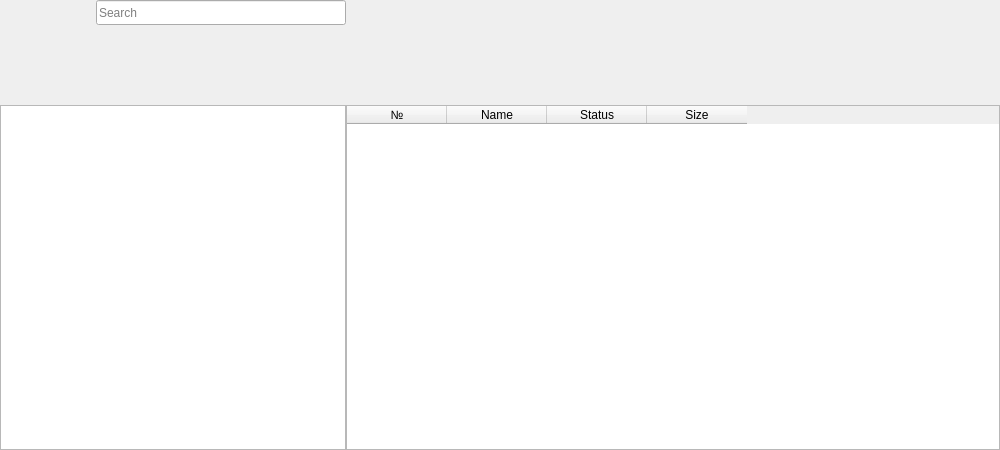
<?xml version="1.0" encoding="UTF-8"?>
<ui version="4.0">
 <class>MainWindow</class>
 <widget class="QMainWindow" name="MainWindow">
  <property name="geometry">
   <rect>
    <x>0</x>
    <y>0</y>
    <width>1000</width>
    <height>450</height>
   </rect>
  </property>
  <property name="baseSize">
   <size>
    <width>1000</width>
    <height>500</height>
   </size>
  </property>
  <property name="windowTitle">
   <string>MainWindow</string>
  </property>
  <widget class="QWidget" name="centralWidget">
   <layout class="QGridLayout" name="gridLayout">
    <property name="leftMargin">
     <number>0</number>
    </property>
    <property name="topMargin">
     <number>0</number>
    </property>
    <property name="rightMargin">
     <number>0</number>
    </property>
    <property name="bottomMargin">
     <number>0</number>
    </property>
    <property name="spacing">
     <number>0</number>
    </property>
    <item row="0" column="0">
     <widget class="QStackedWidget" name="stackedWidget">
      <property name="currentIndex">
       <number>0</number>
      </property>
      <widget class="QWidget" name="MainPage">
       <layout class="QGridLayout" name="gridLayout_5">
        <property name="leftMargin">
         <number>0</number>
        </property>
        <property name="topMargin">
         <number>0</number>
        </property>
        <property name="rightMargin">
         <number>0</number>
        </property>
        <property name="bottomMargin">
         <number>0</number>
        </property>
        <property name="spacing">
         <number>0</number>
        </property>
        <item row="0" column="1">
         <layout class="QGridLayout" name="gridLayout_3">
          <property name="spacing">
           <number>0</number>
          </property>
          <item row="2" column="0" rowspan="3" colspan="4">
           <widget class="QStackedWidget" name="stackedWidgetLeft">
            <property name="currentIndex">
             <number>1</number>
            </property>
            <widget class="QWidget" name="page">
             <layout class="QGridLayout" name="gridLayout_7">
              <property name="leftMargin">
               <number>0</number>
              </property>
              <property name="topMargin">
               <number>0</number>
              </property>
              <property name="rightMargin">
               <number>0</number>
              </property>
              <property name="bottomMargin">
               <number>0</number>
              </property>
              <property name="spacing">
               <number>0</number>
              </property>
              <item row="0" column="0">
               <layout class="QGridLayout" name="gridLayout_6">
                <property name="spacing">
                 <number>0</number>
                </property>
                <item row="0" column="0">
                 <widget class="QTableWidget" name="tableFilters">
                  <property name="verticalScrollBarPolicy">
                   <enum>Qt::ScrollBarAlwaysOff</enum>
                  </property>
                  <property name="horizontalScrollBarPolicy">
                   <enum>Qt::ScrollBarAlwaysOff</enum>
                  </property>
                  <attribute name="horizontalHeaderVisible">
                   <bool>false</bool>
                  </attribute>
                  <attribute name="verticalHeaderVisible">
                   <bool>false</bool>
                  </attribute>
                  <row>
                   <property name="text">
                    <string>Новая строка</string>
                   </property>
                  </row>
                  <row>
                   <property name="text">
                    <string>Новая строка</string>
                   </property>
                  </row>
                  <row>
                   <property name="text">
                    <string>Новая строка</string>
                   </property>
                  </row>
                  <row>
                   <property name="text">
                    <string>Новая строка</string>
                   </property>
                  </row>
                  <row>
                   <property name="text">
                    <string>Новая строка</string>
                   </property>
                  </row>
                  <row>
                   <property name="text">
                    <string>Новая строка</string>
                   </property>
                  </row>
                  <row>
                   <property name="text">
                    <string>Новая строка</string>
                   </property>
                  </row>
                  <row>
                   <property name="text">
                    <string>Новая строка</string>
                   </property>
                  </row>
                  <row>
                   <property name="text">
                    <string>Новая строка</string>
                   </property>
                  </row>
                  <column>
                   <property name="text">
                    <string>Новый столбец</string>
                   </property>
                  </column>
                 </widget>
                </item>
               </layout>
              </item>
             </layout>
            </widget>
            <widget class="QWidget" name="page_2">
             <layout class="QGridLayout" name="gridLayout_9">
              <property name="leftMargin">
               <number>0</number>
              </property>
              <property name="topMargin">
               <number>0</number>
              </property>
              <property name="rightMargin">
               <number>0</number>
              </property>
              <property name="bottomMargin">
               <number>0</number>
              </property>
              <property name="spacing">
               <number>0</number>
              </property>
              <item row="0" column="0">
               <layout class="QGridLayout" name="gridLayout_8">
                <property name="spacing">
                 <number>0</number>
                </property>
                <item row="0" column="0">
                 <widget class="QTableWidget" name="tableSearch">
                  <property name="verticalScrollBarPolicy">
                   <enum>Qt::ScrollBarAlwaysOff</enum>
                  </property>
                  <property name="horizontalScrollBarPolicy">
                   <enum>Qt::ScrollBarAlwaysOff</enum>
                  </property>
                  <property name="sizeAdjustPolicy">
                   <enum>QAbstractScrollArea::AdjustToContents</enum>
                  </property>
                  <property name="editTriggers">
                   <set>QAbstractItemView::NoEditTriggers</set>
                  </property>
                  <property name="dragEnabled">
                   <bool>false</bool>
                  </property>
                  <property name="sortingEnabled">
                   <bool>false</bool>
                  </property>
                  <property name="wordWrap">
                   <bool>true</bool>
                  </property>
                  <property name="cornerButtonEnabled">
                   <bool>true</bool>
                  </property>
                  <attribute name="horizontalHeaderVisible">
                   <bool>false</bool>
                  </attribute>
                  <attribute name="verticalHeaderVisible">
                   <bool>false</bool>
                  </attribute>
                  <column>
                   <property name="text">
                    <string>Новый столбец</string>
                   </property>
                  </column>
                 </widget>
                </item>
               </layout>
              </item>
             </layout>
            </widget>
           </widget>
          </item>
          <item row="0" column="2">
           <widget class="QPushButton" name="searchBut">
            <property name="maximumSize">
             <size>
              <width>32</width>
              <height>32</height>
             </size>
            </property>
            <property name="text">
             <string/>
            </property>
            <property name="icon">
             <iconset resource="icons.qrc">
              <normaloff>:/Resources/Icons/sherlock.png</normaloff>:/Resources/Icons/sherlock.png</iconset>
            </property>
            <property name="iconSize">
             <size>
              <width>30</width>
              <height>30</height>
             </size>
            </property>
            <property name="flat">
             <bool>true</bool>
            </property>
           </widget>
          </item>
          <item row="1" column="6">
           <spacer name="verticalSpacer_3">
            <property name="orientation">
             <enum>Qt::Vertical</enum>
            </property>
            <property name="sizeType">
             <enum>QSizePolicy::Fixed</enum>
            </property>
            <property name="sizeHint" stdset="0">
             <size>
              <width>0</width>
              <height>80</height>
             </size>
            </property>
           </spacer>
          </item>
          <item row="6" column="4" colspan="2">
           <spacer name="horizontalSpacer_3">
            <property name="orientation">
             <enum>Qt::Horizontal</enum>
            </property>
            <property name="sizeType">
             <enum>QSizePolicy::Minimum</enum>
            </property>
            <property name="sizeHint" stdset="0">
             <size>
              <width>300</width>
              <height>0</height>
             </size>
            </property>
           </spacer>
          </item>
          <item row="0" column="0">
           <widget class="QPushButton" name="addServerBut">
            <property name="maximumSize">
             <size>
              <width>32</width>
              <height>32</height>
             </size>
            </property>
            <property name="text">
             <string/>
            </property>
            <property name="icon">
             <iconset resource="icons.qrc">
              <normaloff>:/Resources/Icons/Hardware ad alt.png</normaloff>:/Resources/Icons/Hardware ad alt.png</iconset>
            </property>
            <property name="iconSize">
             <size>
              <width>30</width>
              <height>30</height>
             </size>
            </property>
            <property name="flat">
             <bool>true</bool>
            </property>
           </widget>
          </item>
          <item row="7" column="0" colspan="4">
           <spacer name="horizontalSpacer">
            <property name="orientation">
             <enum>Qt::Horizontal</enum>
            </property>
            <property name="sizeType">
             <enum>QSizePolicy::Maximum</enum>
            </property>
            <property name="sizeHint" stdset="0">
             <size>
              <width>200</width>
              <height>0</height>
             </size>
            </property>
           </spacer>
          </item>
          <item row="4" column="6">
           <spacer name="verticalSpacer_2">
            <property name="orientation">
             <enum>Qt::Vertical</enum>
            </property>
            <property name="sizeHint" stdset="0">
             <size>
              <width>0</width>
              <height>40</height>
             </size>
            </property>
           </spacer>
          </item>
          <item row="2" column="5">
           <spacer name="horizontalSpacer_6">
            <property name="orientation">
             <enum>Qt::Horizontal</enum>
            </property>
            <property name="sizeHint" stdset="0">
             <size>
              <width>40</width>
              <height>0</height>
             </size>
            </property>
           </spacer>
          </item>
          <item row="1" column="0" colspan="6">
           <widget class="QWidget" name="widget" native="true">
            <layout class="QGridLayout" name="gridLayout_4">
             <property name="leftMargin">
              <number>0</number>
             </property>
             <property name="topMargin">
              <number>0</number>
             </property>
             <property name="rightMargin">
              <number>0</number>
             </property>
             <property name="bottomMargin">
              <number>0</number>
             </property>
             <property name="spacing">
              <number>0</number>
             </property>
             <item row="0" column="0">
              <layout class="QGridLayout" name="gridLayout_2">
               <property name="spacing">
                <number>0</number>
               </property>
              </layout>
             </item>
            </layout>
           </widget>
          </item>
          <item row="0" column="3">
           <widget class="QLineEdit" name="searchEdit">
            <property name="minimumSize">
             <size>
              <width>250</width>
              <height>25</height>
             </size>
            </property>
            <property name="maximumSize">
             <size>
              <width>300</width>
              <height>16777215</height>
             </size>
            </property>
            <property name="placeholderText">
             <string>Search</string>
            </property>
           </widget>
          </item>
          <item row="0" column="1">
           <widget class="QPushButton" name="createFileBut">
            <property name="maximumSize">
             <size>
              <width>32</width>
              <height>32</height>
             </size>
            </property>
            <property name="text">
             <string/>
            </property>
            <property name="icon">
             <iconset resource="icons.qrc">
              <normaloff>:/Resources/Icons/winrar.png</normaloff>:/Resources/Icons/winrar.png</iconset>
            </property>
            <property name="iconSize">
             <size>
              <width>30</width>
              <height>30</height>
             </size>
            </property>
            <property name="flat">
             <bool>true</bool>
            </property>
           </widget>
          </item>
          <item row="6" column="0" colspan="4">
           <spacer name="horizontalSpacer_2">
            <property name="orientation">
             <enum>Qt::Horizontal</enum>
            </property>
            <property name="sizeType">
             <enum>QSizePolicy::Minimum</enum>
            </property>
            <property name="sizeHint" stdset="0">
             <size>
              <width>100</width>
              <height>0</height>
             </size>
            </property>
           </spacer>
          </item>
          <item row="7" column="4" colspan="2">
           <spacer name="horizontalSpacer_4">
            <property name="orientation">
             <enum>Qt::Horizontal</enum>
            </property>
            <property name="sizeType">
             <enum>QSizePolicy::Maximum</enum>
            </property>
            <property name="sizeHint" stdset="0">
             <size>
              <width>900</width>
              <height>0</height>
             </size>
            </property>
           </spacer>
          </item>
          <item row="0" column="4" colspan="2">
           <spacer name="horizontalSpacer_5">
            <property name="orientation">
             <enum>Qt::Horizontal</enum>
            </property>
            <property name="sizeHint" stdset="0">
             <size>
              <width>40</width>
              <height>0</height>
             </size>
            </property>
           </spacer>
          </item>
          <item row="3" column="4" rowspan="3" colspan="2">
           <widget class="QTableWidget" name="tableDownloads">
            <property name="minimumSize">
             <size>
              <width>0</width>
              <height>0</height>
             </size>
            </property>
            <property name="verticalScrollBarPolicy">
             <enum>Qt::ScrollBarAlwaysOff</enum>
            </property>
            <property name="rowCount">
             <number>0</number>
            </property>
            <attribute name="horizontalHeaderVisible">
             <bool>true</bool>
            </attribute>
            <attribute name="verticalHeaderVisible">
             <bool>false</bool>
            </attribute>
            <column>
             <property name="text">
              <string>№</string>
             </property>
            </column>
            <column>
             <property name="text">
              <string>Name</string>
             </property>
            </column>
            <column>
             <property name="text">
              <string>Status</string>
             </property>
            </column>
            <column>
             <property name="text">
              <string>Size</string>
             </property>
            </column>
           </widget>
          </item>
         </layout>
        </item>
       </layout>
      </widget>
     </widget>
    </item>
   </layout>
  </widget>
 </widget>
 <layoutdefault spacing="6" margin="11"/>
 <resources>
  <include location="icons.qrc"/>
 </resources>
 <connections/>
</ui>
